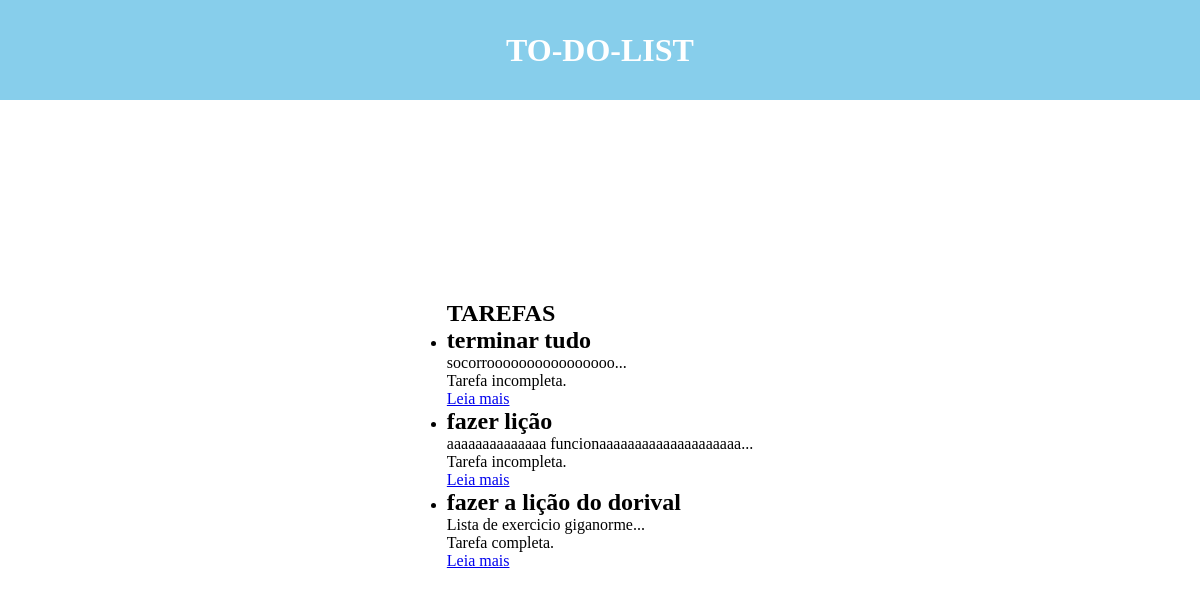
The page / on the database its author committed.
### list/models.py (models this page shows)
class Tarefas (models.Model) :
    titulo = models.CharField(max_length=200)
    descricao = models.TextField()
    status = models.BooleanField()

### list/views.py (the view)
# urls.py: urlpatterns = [path('',views.listaTarefas, name = 'listaTarefa'),]
def listaTarefas (request):
    tarefas = Tarefas.objects.all().order_by('-titulo')
    return render(request, 'list/listaTarefa.html', {'tarefas' : tarefas})

### list/templates/list/listaTarefa.html (shortened to what this page needs)
{% load static %}
<!DOCTYPE html>
<html lang="en">
<head>
    <link rel="stylesheet" href="{% static 'css/style.css' %}">
</head>
<body>
    <header>
        <h1>TO-DO-LIST</h1>
    </header>
    <main>
        <section>
            <h2>TAREFAS</h2>
            <ul>
                {% for tarefa in tarefas %}
                <li>
                    <h2>{{ tarefa.titulo }}</h2>
                    <p>{{ tarefa.descricao|slice:":200" }}...</p>
                    <p>
                        {% if tarefa.status %}
                            Tarefa completa.
                        {% else %}
                            Tarefa incompleta.
                        {% endif %}
                    </p>
                    <p><a href="#">Leia mais</a></p>
                </li>
                {% endfor %}
            </ul>
        </section>
    </main>
</body>
</html>

### static/css/style.css (style rules this page uses)
* { margin: 0; padding: 0; box-sizing: border-box; }
header { background-color: skyblue; height: 100px; align-items: center; justify-content: center; justify-items: center; align-content: center; }
header > h1 { color: white; }
main { justify-items: center; align-content: center; padding: 200px; width: 100%; }

### rows shown on the page
Tarefas: titulo "terminar tudo", descricao "socorroooooooooooooooo", status "Tarefa incompleta."
Tarefas: titulo "fazer lição", descricao "aaaaaaaaaaaaaa funcionaaaaaaaaaaaaaaaaaaaa", status "Tarefa incompleta."
Tarefas: titulo "fazer a lição do dorival", descricao "Lista de exercicio giganorme", status "Tarefa completa."
